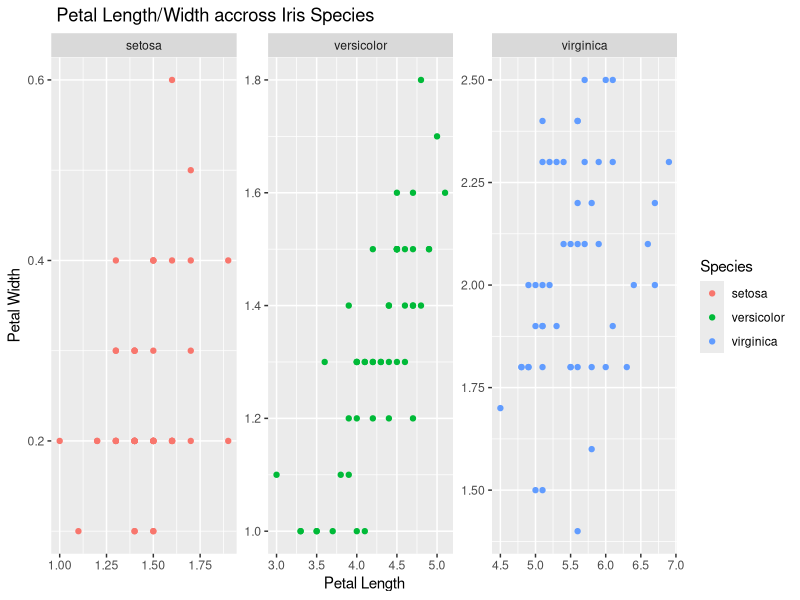

Generate this figure with R:
## ---- chunk 1
knitr::opts_chunk$set(echo = TRUE)
## ---- chunk 2
library(tidyverse)

ggplot(iris, aes(x = Petal.Length, y = Petal.Width))+
  geom_point(aes(color = Species)) +
  facet_wrap(~ Species , scale = "free") +
  xlab("Petal Length") +
  ylab("Petal Width")+
  labs( title = " Petal Length/Width accross Iris Species")
  


